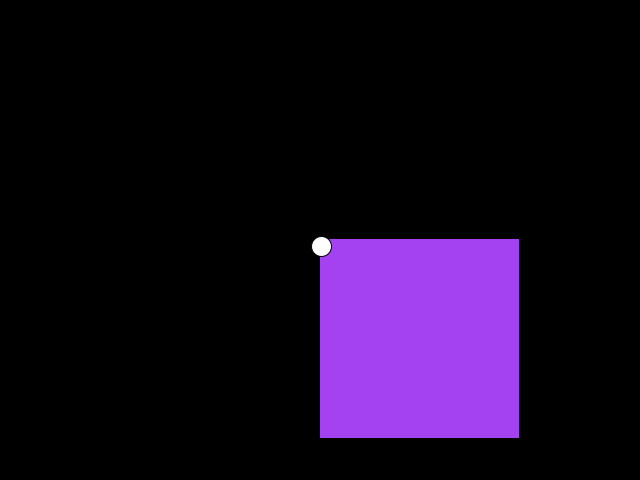
Frame 1 (no input)
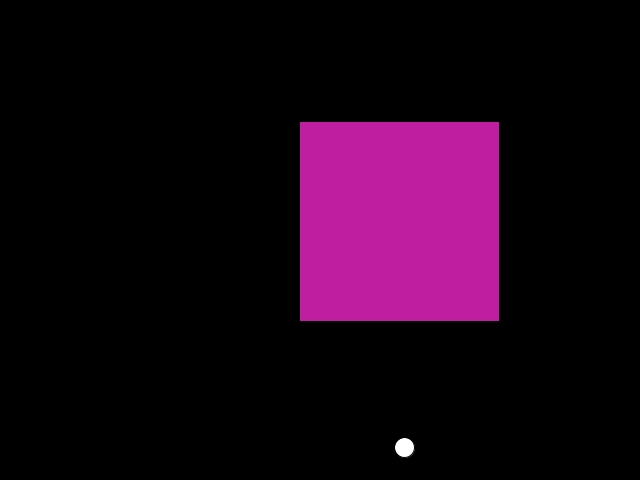
Frame 60 (the mouse pressed at the canvas centre just before this capture)
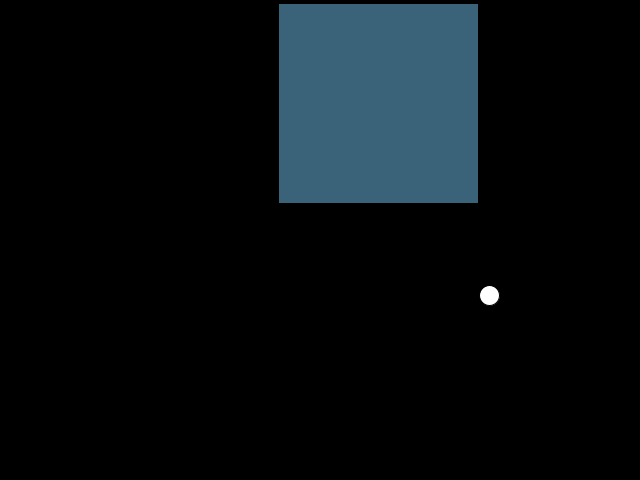
Frame 120 (the mouse held since frame 60 and released just before this capture)

The Processing sketch that drew these frames (run headless with seeded random() and noise(); from frame 60 on, the mouse is pressed at the canvas centre):

// Processing sketch: sketch_250123a
// ── sketch_250123a.pde
Square sq;
GravitationalBall gb;

void setup(){
  size(640, 480);
  background(0, 0, 0);
  frameRate(60.0);
  
  sq = new Square(200);
  gb = new GravitationalBall(2.0, 20);
}

void draw(){
  background(0, 0, 0);
  sq.update();
  gb.update();
  
  sq.draw();
  gb.draw();
}

// ── GravitationalBall.pde
class GravitationalBall{
 float x;
 float y;
 float speed;
 float degree;
 float radius;
 float gravity = 5;
 
  public GravitationalBall(float speed, float radius){
   y = height/2;
   x = width/2;
   this.speed = speed;
   this.radius = radius;
   degree = 45.0;
   }
   
   public void update(){
     x += cos(radians(degree)) * speed;
     y += sin(radians(degree)) * speed;
     y += gravity;
     
     if(y + radius/2 >= height || y - radius/2 <= 0){
      degree *= -1; 
      gravity = 5;
     }else{
      gravity -= 0.1; 
     }
     if(x + radius/2 >= width || x - radius/2 <= 0){
      degree += 90; 
     }
   }
   
   public void draw(){
     fill(255, 255, 255);
     circle(x, y, radius);
     noFill();
   }
     
}

// ── Square.pde
class Square{
 float x;
 float y;
 float speed;
 float degree;
 float lenght;
 
 public Square(float l){
   y = height/2;
   x = width/2;
   this.lenght = l;
   speed = 2.0;
   degree = 1700.0;
 }
 
 public void update(){
   x += cos(radians(degree)) * speed;
   y += sin(radians(degree)) * speed;
   
   if(y + lenght >= height || y <= 0){
    degree *= -1; 
   }
   if(x + lenght >= width || x <= 0){
    degree += 90; 
   }
 }
 
 public void draw(){
   fill(random(0, 255), random(0, 255), random(0, 255));
   square(x, y, lenght); 
 }
}
